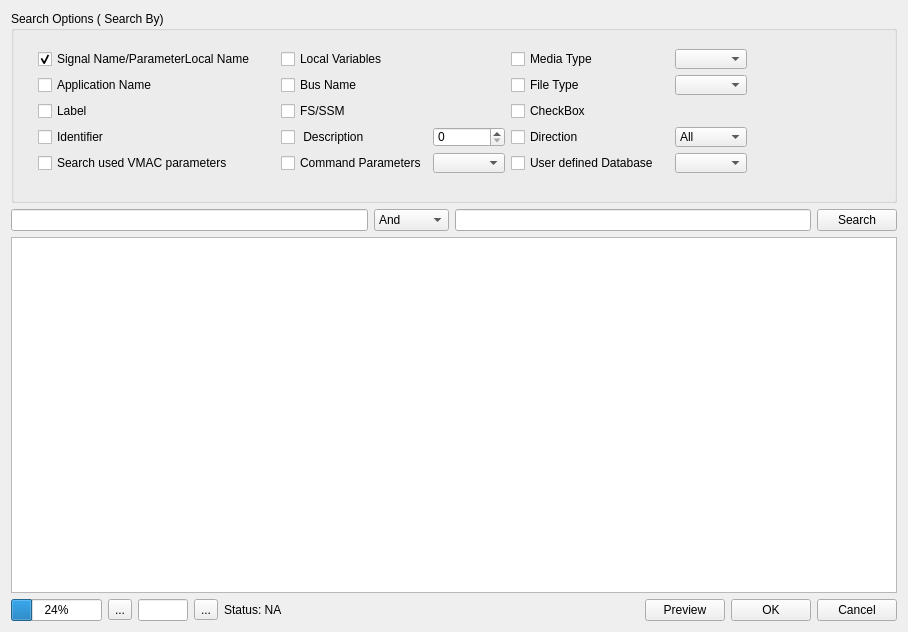
<?xml version="1.0" encoding="UTF-8"?>
<ui version="4.0">
 <class>GTAGenSearchWidget</class>
 <widget class="QWidget" name="GTAGenSearchWidget">
  <property name="windowModality">
   <enum>Qt::ApplicationModal</enum>
  </property>
  <property name="geometry">
   <rect>
    <x>0</x>
    <y>0</y>
    <width>908</width>
    <height>632</height>
   </rect>
  </property>
  <property name="windowTitle">
   <string>Form</string>
  </property>
  <layout class="QGridLayout" name="gridLayout_4">
   <item row="0" column="0">
    <widget class="QGroupBox" name="SearchOptGB">
     <property name="sizePolicy">
      <sizepolicy hsizetype="Expanding" vsizetype="Preferred">
       <horstretch>0</horstretch>
       <verstretch>0</verstretch>
      </sizepolicy>
     </property>
     <property name="title">
      <string>Search Options ( Search By)</string>
     </property>
     <layout class="QGridLayout" name="gridLayout_3">
      <item row="0" column="0">
       <widget class="QStackedWidget" name="SearchOptSW">
        <property name="sizePolicy">
         <sizepolicy hsizetype="Expanding" vsizetype="Maximum">
          <horstretch>0</horstretch>
          <verstretch>0</verstretch>
         </sizepolicy>
        </property>
        <property name="currentIndex">
         <number>0</number>
        </property>
        <widget class="QWidget" name="page">
         <layout class="QGridLayout" name="gridLayout_2">
          <item row="0" column="0">
           <layout class="QFormLayout" name="formLayout">
            <property name="sizeConstraint">
             <enum>QLayout::SetFixedSize</enum>
            </property>
            <property name="fieldGrowthPolicy">
             <enum>QFormLayout::FieldsStayAtSizeHint</enum>
            </property>
            <property name="rowWrapPolicy">
             <enum>QFormLayout::DontWrapRows</enum>
            </property>
            <item row="0" column="1">
             <layout class="QGridLayout" name="gridLayout">
              <item row="0" column="0">
               <widget class="QCheckBox" name="SearchOpt3Chk">
                <property name="sizePolicy">
                 <sizepolicy hsizetype="Preferred" vsizetype="Fixed">
                  <horstretch>0</horstretch>
                  <verstretch>0</verstretch>
                 </sizepolicy>
                </property>
                <property name="text">
                 <string>Signal Name/ParameterLocal Name</string>
                </property>
                <property name="checked">
                 <bool>true</bool>
                </property>
               </widget>
              </item>
              <item row="0" column="2">
               <widget class="QCheckBox" name="SearchOpt5Chk">
                <property name="text">
                 <string>Local Variables</string>
                </property>
               </widget>
              </item>
              <item row="1" column="0">
               <widget class="QCheckBox" name="SearchOpt6Chk">
                <property name="text">
                 <string>Application Name</string>
                </property>
               </widget>
              </item>
              <item row="1" column="2">
               <widget class="QCheckBox" name="SearchOpt7Chk">
                <property name="text">
                 <string>Bus Name</string>
                </property>
               </widget>
              </item>
              <item row="3" column="0">
               <widget class="QCheckBox" name="SearchOpt4Chk">
                <property name="sizePolicy">
                 <sizepolicy hsizetype="Preferred" vsizetype="Fixed">
                  <horstretch>0</horstretch>
                  <verstretch>0</verstretch>
                 </sizepolicy>
                </property>
                <property name="text">
                 <string>Label</string>
                </property>
               </widget>
              </item>
              <item row="3" column="2">
               <widget class="QCheckBox" name="SearchOpt10Chk">
                <property name="text">
                 <string>FS/SSM</string>
                </property>
               </widget>
              </item>
              <item row="3" column="4">
               <widget class="QCheckBox" name="SearchOpt11Chk">
                <property name="text">
                 <string>CheckBox</string>
                </property>
               </widget>
              </item>
              <item row="6" column="0">
               <widget class="QCheckBox" name="SearchOpt2Chk">
                <property name="sizePolicy">
                 <sizepolicy hsizetype="Preferred" vsizetype="Fixed">
                  <horstretch>0</horstretch>
                  <verstretch>0</verstretch>
                 </sizepolicy>
                </property>
                <property name="text">
                 <string>Identifier</string>
                </property>
               </widget>
              </item>
              <item row="6" column="2">
               <widget class="QCheckBox" name="SearchOpt1Chk">
                <property name="sizePolicy">
                 <sizepolicy hsizetype="Maximum" vsizetype="Fixed">
                  <horstretch>0</horstretch>
                  <verstretch>0</verstretch>
                 </sizepolicy>
                </property>
                <property name="text">
                 <string> Description</string>
                </property>
               </widget>
              </item>
              <item row="7" column="0">
               <widget class="QCheckBox" name="SearchVMACVarChk">
                <property name="text">
                 <string>Search used VMAC parameters</string>
                </property>
               </widget>
              </item>
              <item row="7" column="2">
               <widget class="QCheckBox" name="CommandParamCB">
                <property name="text">
                 <string>Command Parameters</string>
                </property>
               </widget>
              </item>
              <item row="0" column="4">
               <widget class="QCheckBox" name="SearchOpt9Chk">
                <property name="text">
                 <string>Media Type</string>
                </property>
               </widget>
              </item>
              <item row="0" column="6">
               <widget class="QComboBox" name="SearchMediaTypeCB">
                <property name="maximumSize">
                 <size>
                  <width>100</width>
                  <height>16777215</height>
                 </size>
                </property>
               </widget>
              </item>
              <item row="1" column="4">
               <widget class="QCheckBox" name="SearchOpt8Chk">
                <property name="text">
                 <string>File Type</string>
                </property>
               </widget>
              </item>
              <item row="1" column="6">
               <widget class="QComboBox" name="SearchFileTypeCB">
                <property name="maximumSize">
                 <size>
                  <width>100</width>
                  <height>16777215</height>
                 </size>
                </property>
               </widget>
              </item>
              <item row="6" column="4">
               <widget class="QCheckBox" name="DirectionChk">
                <property name="text">
                 <string>Direction</string>
                </property>
               </widget>
              </item>
              <item row="6" column="6">
               <widget class="QComboBox" name="DirectionCB">
                <item>
                 <property name="text">
                  <string>All</string>
                 </property>
                </item>
                <item>
                 <property name="text">
                  <string>Input</string>
                 </property>
                </item>
                <item>
                 <property name="text">
                  <string>Output</string>
                 </property>
                </item>
                <item>
                 <property name="text">
                  <string>I/O</string>
                 </property>
                </item>
               </widget>
              </item>
              <item row="0" column="5">
               <spacer name="horizontalSpacer_2">
                <property name="orientation">
                 <enum>Qt::Horizontal</enum>
                </property>
                <property name="sizeType">
                 <enum>QSizePolicy::Fixed</enum>
                </property>
                <property name="sizeHint" stdset="0">
                 <size>
                  <width>10</width>
                  <height>20</height>
                 </size>
                </property>
               </spacer>
              </item>
              <item row="0" column="1">
               <spacer name="horizontalSpacer_3">
                <property name="orientation">
                 <enum>Qt::Horizontal</enum>
                </property>
                <property name="sizeType">
                 <enum>QSizePolicy::Fixed</enum>
                </property>
                <property name="sizeHint" stdset="0">
                 <size>
                  <width>20</width>
                  <height>20</height>
                 </size>
                </property>
               </spacer>
              </item>
              <item row="7" column="4">
               <widget class="QCheckBox" name="chkUserDB">
                <property name="text">
                 <string>User defined Database</string>
                </property>
               </widget>
              </item>
              <item row="7" column="6">
               <widget class="QComboBox" name="userDbCB"/>
              </item>
              <item row="0" column="3">
               <spacer name="horizontalSpacer_4">
                <property name="orientation">
                 <enum>Qt::Horizontal</enum>
                </property>
                <property name="sizeType">
                 <enum>QSizePolicy::Fixed</enum>
                </property>
                <property name="sizeHint" stdset="0">
                 <size>
                  <width>20</width>
                  <height>20</height>
                 </size>
                </property>
               </spacer>
              </item>
              <item row="7" column="3">
               <widget class="QComboBox" name="CommandParamCoB"/>
              </item>
              <item row="6" column="3">
               <layout class="QHBoxLayout" name="horizontalLayout">
                <item>
                 <widget class="QSpinBox" name="DBSearchLimit">
                  <property name="readOnly">
                   <bool>false</bool>
                  </property>
                 </widget>
                </item>
               </layout>
              </item>
             </layout>
            </item>
           </layout>
          </item>
         </layout>
        </widget>
        <widget class="QWidget" name="ImgPreviewPage">
         <layout class="QGridLayout" name="gridLayout_5">
          <item row="0" column="0">
           <widget class="QLabel" name="ImgPreviewLabel">
            <property name="text">
             <string>Preview</string>
            </property>
            <property name="alignment">
             <set>Qt::AlignCenter</set>
            </property>
           </widget>
          </item>
         </layout>
        </widget>
       </widget>
      </item>
     </layout>
    </widget>
   </item>
   <item row="1" column="0">
    <layout class="QHBoxLayout" name="horizontalLayout_2">
     <item>
      <widget class="QLineEdit" name="FilterStr1LE"/>
     </item>
     <item>
      <widget class="QComboBox" name="FilterCriterionCB">
       <item>
        <property name="text">
         <string>And</string>
        </property>
       </item>
       <item>
        <property name="text">
         <string>Or</string>
        </property>
       </item>
       <item>
        <property name="text">
         <string>And Not</string>
        </property>
       </item>
      </widget>
     </item>
     <item>
      <widget class="QLineEdit" name="FilterStr2LE"/>
     </item>
     <item>
      <widget class="QPushButton" name="SearchPB">
       <property name="text">
        <string>Search</string>
       </property>
       <property name="icon">
        <iconset resource="../resource.qrc">
         <normaloff>:/images/forms/img/SEARCH_REPLACE.png</normaloff>:/images/forms/img/SEARCH_REPLACE.png</iconset>
       </property>
      </widget>
     </item>
    </layout>
   </item>
   <item row="2" column="0">
    <widget class="QTableView" name="SearchResultTW">
     <property name="styleSheet">
      <string notr="true">selection-background-color: rgb(255, 170, 0);
alternate-background-color: rgb(221, 255, 250);</string>
     </property>
     <property name="alternatingRowColors">
      <bool>true</bool>
     </property>
     <property name="selectionMode">
      <enum>QAbstractItemView::NoSelection</enum>
     </property>
     <property name="selectionBehavior">
      <enum>QAbstractItemView::SelectRows</enum>
     </property>
     <attribute name="verticalHeaderVisible">
      <bool>true</bool>
     </attribute>
     <attribute name="verticalHeaderCascadingSectionResizes">
      <bool>true</bool>
     </attribute>
    </widget>
   </item>
   <item row="3" column="0">
    <layout class="QHBoxLayout" name="horizontalLayout_3">
     <item>
      <layout class="QHBoxLayout" name="horizontalLayout_4">
       <property name="sizeConstraint">
        <enum>QLayout::SetNoConstraint</enum>
       </property>
       <item>
        <widget class="QProgressBar" name="DBprogressBar">
         <property name="value">
          <number>24</number>
         </property>
        </widget>
       </item>
       <item>
        <widget class="QToolButton" name="DBprevPage">
         <property name="text">
          <string>...</string>
         </property>
         <property name="icon">
          <iconset resource="../resource.qrc">
           <normaloff>:/images/forms/img/previous_page.png</normaloff>:/images/forms/img/previous_page.png</iconset>
         </property>
        </widget>
       </item>
       <item>
        <widget class="QLineEdit" name="DBPageNumber">
         <property name="sizePolicy">
          <sizepolicy hsizetype="Fixed" vsizetype="Fixed">
           <horstretch>0</horstretch>
           <verstretch>0</verstretch>
          </sizepolicy>
         </property>
         <property name="minimumSize">
          <size>
           <width>50</width>
           <height>0</height>
          </size>
         </property>
         <property name="maximumSize">
          <size>
           <width>50</width>
           <height>16777215</height>
          </size>
         </property>
         <property name="readOnly">
          <bool>true</bool>
         </property>
        </widget>
       </item>
       <item>
        <widget class="QToolButton" name="DBnextPage">
         <property name="text">
          <string>...</string>
         </property>
         <property name="icon">
          <iconset resource="../resource.qrc">
           <normaloff>:/images/forms/img/next_page.png</normaloff>:/images/forms/img/next_page.png</iconset>
         </property>
        </widget>
       </item>
       <item>
        <widget class="QLabel" name="DBLoadTime">
         <property name="sizePolicy">
          <sizepolicy hsizetype="Maximum" vsizetype="Preferred">
           <horstretch>0</horstretch>
           <verstretch>0</verstretch>
          </sizepolicy>
         </property>
         <property name="text">
          <string>Status: NA</string>
         </property>
        </widget>
       </item>
      </layout>
     </item>
     <item>
      <spacer name="horizontalSpacer">
       <property name="orientation">
        <enum>Qt::Horizontal</enum>
       </property>
       <property name="sizeHint" stdset="0">
        <size>
         <width>458</width>
         <height>20</height>
        </size>
       </property>
      </spacer>
     </item>
     <item>
      <widget class="QPushButton" name="PreviewImgPB">
       <property name="text">
        <string>Preview</string>
       </property>
       <property name="icon">
        <iconset resource="../resource.qrc">
         <normaloff>:/images/forms/img/PREVIEW.png</normaloff>:/images/forms/img/PREVIEW.png</iconset>
       </property>
      </widget>
     </item>
     <item>
      <widget class="QPushButton" name="OKPB">
       <property name="text">
        <string>OK</string>
       </property>
       <property name="icon">
        <iconset resource="../resource.qrc">
         <normaloff>:/images/forms/img/OK.png</normaloff>:/images/forms/img/OK.png</iconset>
       </property>
      </widget>
     </item>
     <item>
      <widget class="QPushButton" name="CancelPB">
       <property name="text">
        <string>Cancel</string>
       </property>
       <property name="icon">
        <iconset resource="../resource.qrc">
         <normaloff>:/images/forms/img/CANCEL.jpg</normaloff>:/images/forms/img/CANCEL.jpg</iconset>
       </property>
      </widget>
     </item>
    </layout>
   </item>
  </layout>
 </widget>
 <tabstops>
  <tabstop>FilterStr1LE</tabstop>
  <tabstop>FilterCriterionCB</tabstop>
  <tabstop>FilterStr2LE</tabstop>
  <tabstop>SearchPB</tabstop>
  <tabstop>SearchResultTW</tabstop>
  <tabstop>SearchOpt3Chk</tabstop>
  <tabstop>SearchOpt6Chk</tabstop>
  <tabstop>SearchOpt4Chk</tabstop>
  <tabstop>SearchOpt2Chk</tabstop>
  <tabstop>SearchOpt5Chk</tabstop>
  <tabstop>SearchOpt7Chk</tabstop>
  <tabstop>SearchOpt10Chk</tabstop>
  <tabstop>SearchOpt1Chk</tabstop>
  <tabstop>SearchOpt11Chk</tabstop>
  <tabstop>PreviewImgPB</tabstop>
  <tabstop>OKPB</tabstop>
  <tabstop>CancelPB</tabstop>
 </tabstops>
 <resources>
  <include location="../resource.qrc"/>
 </resources>
 <connections/>
</ui>
